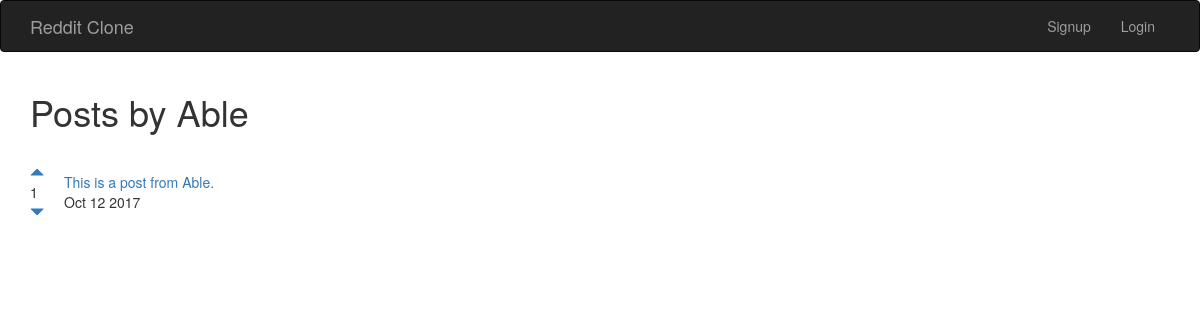
The app's page /posts/Able/, older data.
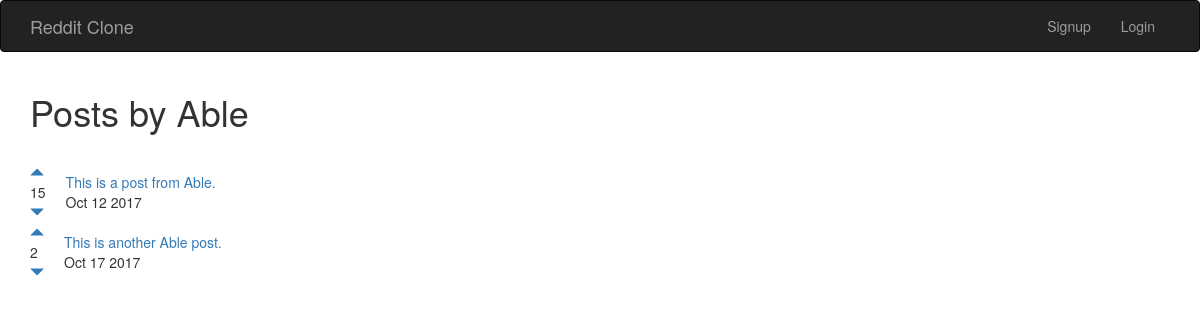
The same page, newer data.
### posts/models.py (models this page shows, shortened)
class Post(models.Model):
    title = models.CharField(max_length=200)
    publishedDate = models.DateTimeField()
    url = models.TextField()
    author = models.ForeignKey(User)
    votesTotal = models.IntegerField(default=1)
    def publishedDatePretty(self):
        return self.publishedDate.strftime("%b %e %Y")

### posts/views.py (the view)
# urls.py: url(r'^(?P<postAuthor>[\w.@+-]+)/$', views.user_posts, name='user_posts'),
def user_posts(request, postAuthor):
    try:
        user = User.objects.get(username=postAuthor)
        posts = Post.objects.filter(author__username=postAuthor)
        return render(request, 'posts/user_posts.html', {"postAuthor": postAuthor, "posts": posts})
    except User.DoesNotExist:
        errorMessage = "Sorry, the user " + postAuthor + " is not in our database!'"
        return render(request, 'posts/user_posts.html', {"postAuthor": postAuthor, "error": errorMessage})

### posts/templates/posts/user_posts.html (shortened to what this page needs)
{% extends 'base.html' %}
{% block content%}
<h1>Posts by {{ postAuthor }}</h1>
<br />
{% for post in posts.all %}
<table>
    <tr>
        <td style="padding-right: 20px;">
            <a href="#" onClick="document.getElementById('upvote{{  post.id }}').submit()">
                <span class="glyphicon glyphicon-triangle-top" aria-hidden="true"></span>
            </a>
            <br/>{{ post.votesTotal }}</br>
            <a href="#" onClick="document.getElementById('downvote{{  post.id }}').submit()">
                <span class="glyphicon glyphicon-triangle-bottom" aria-hidden="true"></span>
            </a>
        </td>
        <td>
            <a href="{{ post.url }}">{{ post.title }}</a><br/>{{ post.publishedDatePretty}}
        </td>
    </tr>
</table>
{% endfor %}
{% endblock %}

Row changes from the older to the newer data that the page shows:
changed Post "This is a post from Able.": votesTotal "1" → "15"
added Post: votesTotal "2", title "This is another Able post.", publishedDatePretty "Oct 17 2017"
